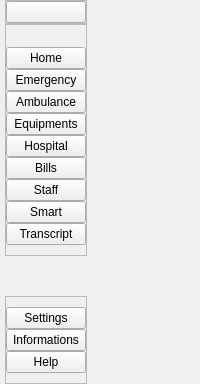
     <widget class="QWidget" name="LeftMenuContainer" native="true">
      <property name="enabled">
       <bool>true</bool>
      </property>
      <property name="minimumSize">
       <size>
        <width>0</width>
        <height>0</height>
       </size>
      </property>
      <layout class="QVBoxLayout" name="verticalLayout">
       <property name="spacing">
        <number>0</number>
       </property>
       <property name="leftMargin">
        <number>0</number>
       </property>
       <property name="topMargin">
        <number>0</number>
       </property>
       <property name="rightMargin">
        <number>0</number>
       </property>
       <property name="bottomMargin">
        <number>0</number>
       </property>
       <item alignment="Qt::AlignLeft">
        <widget class="QWidget" name="LeftMenuSubContainer" native="true">
         <layout class="QVBoxLayout" name="verticalLayout_2">
          <property name="spacing">
           <number>0</number>
          </property>
          <property name="leftMargin">
           <number>5</number>
          </property>
          <property name="topMargin">
           <number>0</number>
          </property>
          <property name="rightMargin">
           <number>0</number>
          </property>
          <property name="bottomMargin">
           <number>0</number>
          </property>
          <item alignment="Qt::AlignTop">
           <widget class="QFrame" name="frame">
            <property name="frameShape">
             <enum>QFrame::StyledPanel</enum>
            </property>
            <property name="frameShadow">
             <enum>QFrame::Raised</enum>
            </property>
            <layout class="QHBoxLayout" name="horizontalLayout_2">
             <property name="spacing">
              <number>0</number>
             </property>
             <property name="leftMargin">
              <number>0</number>
             </property>
             <property name="topMargin">
              <number>0</number>
             </property>
             <property name="rightMargin">
              <number>0</number>
             </property>
             <property name="bottomMargin">
              <number>0</number>
             </property>
             <item>
              <widget class="QPushButton" name="MenuBtn">
               <property name="toolTip">
                <string>Menu</string>
               </property>
               <property name="text">
                <string/>
               </property>
               <property name="icon">
                <iconset resource="rsc.qrc">
                 <normaloff>:/rsc/img/align-justify.svg</normaloff>:/rsc/img/align-justify.svg</iconset>
               </property>
               <property name="iconSize">
                <size>
                 <width>20</width>
                 <height>20</height>
                </size>
               </property>
              </widget>
             </item>
            </layout>
           </widget>
          </item>
          <item alignment="Qt::AlignTop">
           <widget class="QFrame" name="frame_2">
            <property name="sizePolicy">
             <sizepolicy hsizetype="Preferred" vsizetype="Preferred">
              <horstretch>0</horstretch>
              <verstretch>0</verstretch>
             </sizepolicy>
            </property>
            <property name="frameShape">
             <enum>QFrame::StyledPanel</enum>
            </property>
            <property name="frameShadow">
             <enum>QFrame::Raised</enum>
            </property>
            <layout class="QVBoxLayout" name="verticalLayout_3">
             <property name="spacing">
              <number>0</number>
             </property>
             <property name="leftMargin">
              <number>0</number>
             </property>
             <property name="topMargin">
              <number>10</number>
             </property>
             <property name="rightMargin">
              <number>0</number>
             </property>
             <property name="bottomMargin">
              <number>10</number>
             </property>
             <item>
              <spacer name="verticalSpacer_2">
               <property name="orientation">
                <enum>Qt::Vertical</enum>
               </property>
               <property name="sizeHint" stdset="0">
                <size>
                 <width>20</width>
                 <height>12</height>
                </size>
               </property>
              </spacer>
             </item>
             <item>
              <widget class="QPushButton" name="HomeBtn">
               <property name="toolTip">
                <string>Home</string>
               </property>
               <property name="text">
                <string>Home</string>
               </property>
               <property name="icon">
                <iconset resource="rsc.qrc">
                 <normaloff>:/rsc/img/home.svg</normaloff>:/rsc/img/home.svg</iconset>
               </property>
               <property name="iconSize">
                <size>
                 <width>24</width>
                 <height>24</height>
                </size>
               </property>
              </widget>
             </item>
             <item>
              <widget class="QPushButton" name="EmergencyBtn">
               <property name="toolTip">
                <string>Data Analysis</string>
               </property>
               <property name="text">
                <string>Emergency</string>
               </property>
               <property name="icon">
                <iconset resource="rsc.qrc">
                 <normaloff>:/rsc/img/alert-circle.svg</normaloff>:/rsc/img/alert-circle.svg</iconset>
               </property>
               <property name="iconSize">
                <size>
                 <width>24</width>
                 <height>24</height>
                </size>
               </property>
              </widget>
             </item>
             <item>
              <widget class="QPushButton" name="AmbulanceBtn">
               <property name="toolTip">
                <string>View Reports</string>
               </property>
               <property name="text">
                <string>Ambulance</string>
               </property>
               <property name="icon">
                <iconset resource="rsc.qrc">
                 <normaloff>:/rsc/img/truck.svg</normaloff>:/rsc/img/truck.svg</iconset>
               </property>
               <property name="iconSize">
                <size>
                 <width>24</width>
                 <height>24</height>
                </size>
               </property>
              </widget>
             </item>
             <item>
              <widget class="QPushButton" name="EquipBtn">
               <property name="text">
                <string>Equipments</string>
               </property>
               <property name="icon">
                <iconset resource="rsc.qrc">
                 <normaloff>:/rsc/img/tool.svg</normaloff>:/rsc/img/tool.svg</iconset>
               </property>
               <property name="iconSize">
                <size>
                 <width>24</width>
                 <height>24</height>
                </size>
               </property>
              </widget>
             </item>
             <item>
              <widget class="QPushButton" name="HospitalBtn">
               <property name="text">
                <string>Hospital</string>
               </property>
               <property name="icon">
                <iconset resource="rsc.qrc">
                 <normaloff>:/rsc/img/home.svg</normaloff>:/rsc/img/home.svg</iconset>
               </property>
               <property name="iconSize">
                <size>
                 <width>24</width>
                 <height>24</height>
                </size>
               </property>
              </widget>
             </item>
             <item>
              <widget class="QPushButton" name="BillBtn">
               <property name="text">
                <string>Bills</string>
               </property>
               <property name="icon">
                <iconset resource="rsc.qrc">
                 <normaloff>:/rsc/img/dollar-sign.svg</normaloff>:/rsc/img/dollar-sign.svg</iconset>
               </property>
               <property name="iconSize">
                <size>
                 <width>24</width>
                 <height>24</height>
                </size>
               </property>
              </widget>
             </item>
             <item>
              <widget class="QPushButton" name="StaffBtn">
               <property name="text">
                <string>Staff</string>
               </property>
               <property name="icon">
                <iconset resource="rsc.qrc">
                 <normaloff>:/rsc/img/users.svg</normaloff>:/rsc/img/users.svg</iconset>
               </property>
               <property name="iconSize">
                <size>
                 <width>24</width>
                 <height>24</height>
                </size>
               </property>
              </widget>
             </item>
             <item>
              <widget class="QPushButton" name="SmartBtn">
               <property name="text">
                <string>Smart</string>
               </property>
               <property name="icon">
                <iconset resource="rsc.qrc">
                 <normaloff>:/rsc/img/key.svg</normaloff>:/rsc/img/key.svg</iconset>
               </property>
               <property name="iconSize">
                <size>
                 <width>24</width>
                 <height>24</height>
                </size>
               </property>
              </widget>
             </item>
             <item>
              <widget class="QPushButton" name="TranscriptBtn">
               <property name="text">
                <string>Transcript</string>
               </property>
               <property name="icon">
                <iconset resource="rsc.qrc">
                 <normaloff>:/rsc/img/mic.svg</normaloff>:/rsc/img/mic.svg</iconset>
               </property>
               <property name="iconSize">
                <size>
                 <width>24</width>
                 <height>24</height>
                </size>
               </property>
              </widget>
             </item>
            </layout>
           </widget>
          </item>
          <item>
           <spacer name="verticalSpacer">
            <property name="orientation">
             <enum>Qt::Vertical</enum>
            </property>
            <property name="sizeHint" stdset="0">
             <size>
              <width>20</width>
              <height>40</height>
             </size>
            </property>
           </spacer>
          </item>
          <item alignment="Qt::AlignBottom">
           <widget class="QFrame" name="frame_3">
            <property name="frameShape">
             <enum>QFrame::StyledPanel</enum>
            </property>
            <property name="frameShadow">
             <enum>QFrame::Raised</enum>
            </property>
            <layout class="QVBoxLayout" name="verticalLayout_4">
             <property name="spacing">
              <number>0</number>
             </property>
             <property name="leftMargin">
              <number>0</number>
             </property>
             <property name="topMargin">
              <number>10</number>
             </property>
             <property name="rightMargin">
              <number>0</number>
             </property>
             <property name="bottomMargin">
              <number>10</number>
             </property>
             <item>
              <widget class="QPushButton" name="SettingsBtn">
               <property name="toolTip">
                <string>Go to Settings</string>
               </property>
               <property name="text">
                <string>Settings</string>
               </property>
               <property name="icon">
                <iconset resource="rsc.qrc">
                 <normaloff>:/rsc/img/settings.svg</normaloff>:/rsc/img/settings.svg</iconset>
               </property>
               <property name="iconSize">
                <size>
                 <width>24</width>
                 <height>24</height>
                </size>
               </property>
              </widget>
             </item>
             <item>
              <widget class="QPushButton" name="InfoBtn">
               <property name="toolTip">
                <string>Info</string>
               </property>
               <property name="text">
                <string>Informations</string>
               </property>
               <property name="icon">
                <iconset resource="rsc.qrc">
                 <normaloff>:/rsc/img/info.svg</normaloff>:/rsc/img/info.svg</iconset>
               </property>
               <property name="iconSize">
                <size>
                 <width>24</width>
                 <height>24</height>
                </size>
               </property>
              </widget>
             </item>
             <item>
              <widget class="QPushButton" name="HelpBtn">
               <property name="toolTip">
                <string>Help</string>
               </property>
               <property name="text">
                <string>Help</string>
               </property>
               <property name="icon">
                <iconset resource="rsc.qrc">
                 <normaloff>:/rsc/img/help-circle.svg</normaloff>:/rsc/img/help-circle.svg</iconset>
               </property>
               <property name="iconSize">
                <size>
                 <width>24</width>
                 <height>24</height>
                </size>
               </property>
              </widget>
             </item>
            </layout>
           </widget>
          </item>
         </layout>
        </widget>
       </item>
      </layout>
     </widget>
